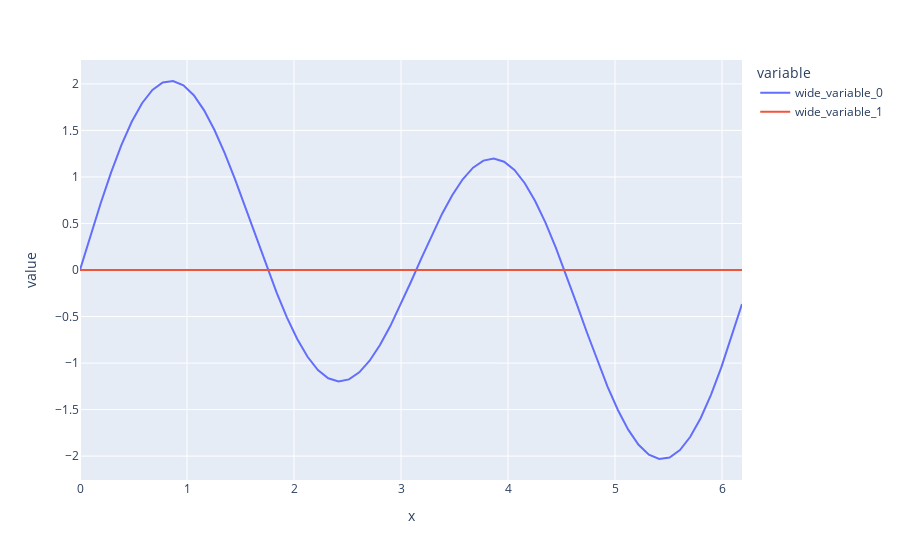

Notebook source saved alongside this figure:
### Code cell
# plotting the initial condition X0_sin in space

X0_sin_space = iDFT @ (X0_sin)
print('mean of X0 :',np.mean(X0_sin))
px.line(x=xspan,y=[np.real(X0_sin_space),np.imag(X0_sin_space)])
